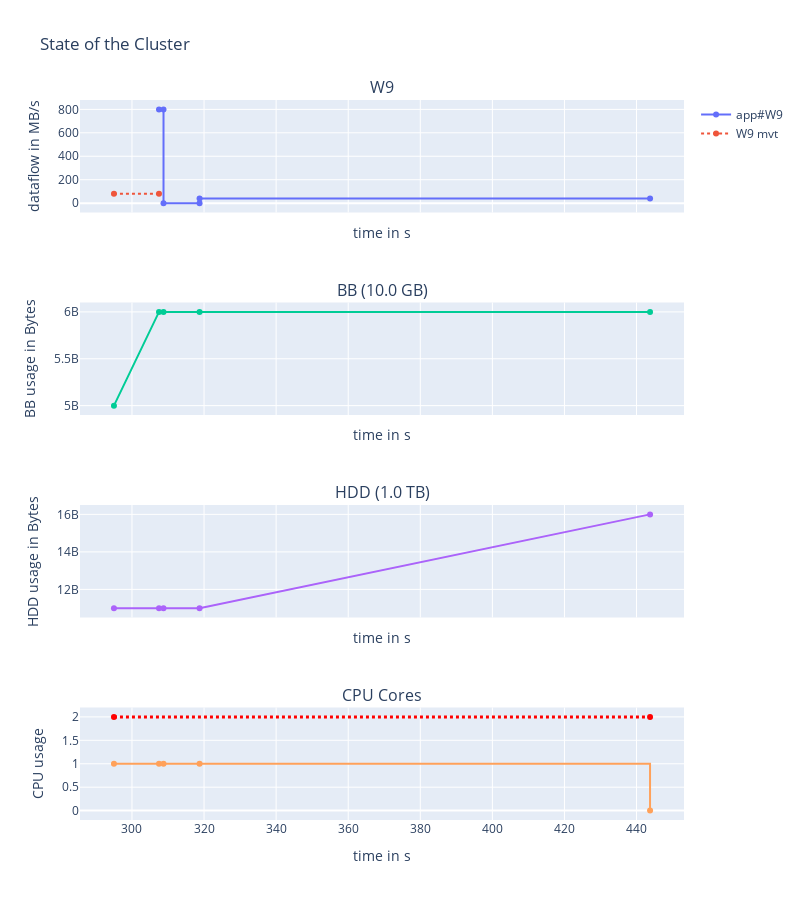

The code cell stored with this chart in its notebook:
### Markdown cell above
What about prefetch ? (buffering read datasets)

### Code cell
# logger
# sim env an data
data = simpy.Store(env)
logger.remove()
# Simple app: read 1GB -> compute 10s -> write 5GB
compute = [0,  10]
read = [1e9, 0]
write = [0, 5e9]
placement = [0, 0]
use_bb = [True, False]
app = Application(env, compute=compute, read=read, write=write, data=data)
env.process(app.run(cluster, placement=placement, use_bb=use_bb))
env.run()
print(f"application duration = {app.get_fitness()}")
fig = display_run(data, cluster, width=800, height=900)
fig.show()

### Figure 1 — Plotly figure (JSON) as saved in the notebook; plotly's stock layout.template omitted (floating-point values rounded to 4 significant figures)
{"data": [{"line": {"shape": "linear"}, "name": "app#W9", "text": ["READ|to/from:BB|volume=1.0 GB", "READ|to/from:BB|volume=1.0 GB", "COMPUTE|volume=0B", "COMPUTE|volume=0B", "WRITE|to/from:HDD|volume=5.0 GB", "WRITE|to/from:HDD|volume=5.0 GB"], "textposition": "top center", "type": "scatter", "x": [307.5, 308.8, 308.8, 318.8, 318.8, 443.8], "xaxis": "x", "y": [800, 800, 0, 0, 40, 40], "yaxis": "y"}, {"line": {"dash": "dot", "shape": "linear"}, "name": "W9 mvt", "text": ["MOVEMENT|in:BB|from:HDD|volume=1.0 GB", "MOVEMENT|in:BB|volume=1.0 GB"], "textposition": "top center", "type": "scatter", "x": [295, 307.5], "xaxis": "x", "y": [80, 80], "yaxis": "y"}, {"line": {"shape": "linear"}, "name": "BB", "showlegend": false, "text": ["W9|Movement|BB | +volume=1.0 GB", "W9|Read|BB | +volume=1.0 GB", "W9|Compute | +volume=0B", "W9|Write|HDD | +volume=5.0 GB"], "textposition": "top center", "type": "scatter", "x": [295, 307.5, 308.8, 318.8, 443.8], "xaxis": "x2", "y": [5000000000, 6000000000, 6000000000, 6000000000, 6000000000], "yaxis": "y2"}, {"line": {"shape": "linear"}, "name": "HDD", "showlegend": false, "text": ["W9|Movement|BB | +volume=1.0 GB", "W9|Read|BB | +volume=1.0 GB", "W9|Compute | +volume=0B", "W9|Write|HDD | +volume=5.0 GB"], "textposition": "top center", "type": "scatter", "x": [295, 307.5, 308.8, 318.8, 443.8], "xaxis": "x3", "y": [11000000000, 11000000000, 11000000000, 11000000000, 16000000000.0], "yaxis": "y3"}, {"line": {"shape": "hv"}, "showlegend": false, "type": "scatter", "x": [295, 307.5, 308.8, 318.8, 443.8], "xaxis": "x4", "y": [1, 1, 1, 1, 0], "yaxis": "y4"}, {"line": {"color": "red", "dash": "dot", "shape": "hv", "width": 3}, "showlegend": false, "text": ["Maximum available cores in cluster=2", "Maximum available cores in cluster=2"], "type": "scatter", "x": [295, 443.8], "xaxis": "x4", "y": [2, 2], "yaxis": "y4"}], "layout": {"annotations": [{"font": {"size": 16}, "showarrow": false, "text": "W9", "x": 0.5, "xanchor": "center", "xref": "paper", "y": 1, "yanchor": "bottom", "yref": "paper"}, {"font": {"size": 16}, "showarrow": false, "text": "BB (10.0 GB)", "x": 0.5, "xanchor": "center", "xref": "paper", "y": 0.7188, "yanchor": "bottom", "yref": "paper"}, {"font": {"size": 16}, "showarrow": false, "text": "HDD (1.0 TB)", "x": 0.5, "xanchor": "center", "xref": "paper", "y": 0.4375, "yanchor": "bottom", "yref": "paper"}, {"font": {"size": 16}, "showarrow": false, "text": "CPU Cores", "x": 0.5, "xanchor": "center", "xref": "paper", "y": 0.1562, "yanchor": "bottom", "yref": "paper"}], "height": 900, "title": {"text": "State of the Cluster"}, "width": 800, "xaxis": {"anchor": "y", "domain": [0, 1], "matches": "x4", "showticklabels": false, "title": {"text": "time in s"}}, "xaxis2": {"anchor": "y2", "domain": [0, 1], "matches": "x4", "showticklabels": false, "title": {"text": "time in s"}}, "xaxis3": {"anchor": "y3", "domain": [0, 1], "matches": "x4", "showticklabels": false, "title": {"text": "time in s"}}, "xaxis4": {"anchor": "y4", "domain": [0, 1], "title": {"text": "time in s"}}, "yaxis": {"anchor": "x", "domain": [0.8438, 1], "title": {"text": "dataflow in MB/s"}}, "yaxis2": {"anchor": "x2", "domain": [0.5625, 0.7188], "title": {"text": "BB usage in Bytes"}}, "yaxis3": {"anchor": "x3", "domain": [0.2812, 0.4375], "title": {"text": "HDD usage in Bytes"}}, "yaxis4": {"anchor": "x4", "domain": [0, 0.1562], "title": {"text": "CPU usage"}}}}
